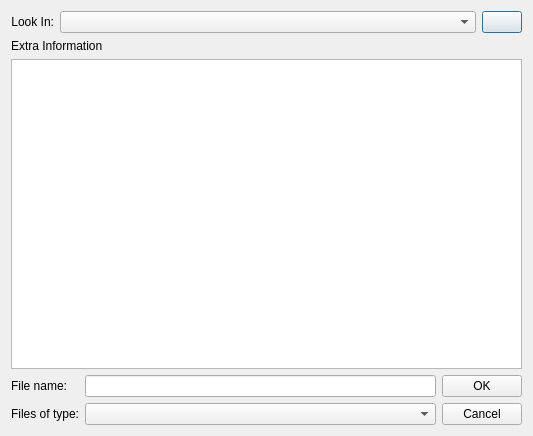
<ui version="4.0" >
 <class>ARemoteFileDialogClass</class>
 <widget class="QDialog" name="ARemoteFileDialogClass" >
  <property name="windowModality" >
   <enum>Qt::ApplicationModal</enum>
  </property>
  <property name="geometry" >
   <rect>
    <x>0</x>
    <y>0</y>
    <width>533</width>
    <height>436</height>
   </rect>
  </property>
  <property name="windowTitle" >
   <string>Dialog</string>
  </property>
  <property name="modal" >
   <bool>true</bool>
  </property>
  <layout class="QVBoxLayout" >
   <item>
    <layout class="QVBoxLayout" >
     <item>
      <layout class="QHBoxLayout" >
       <item>
        <widget class="QLabel" name="upLookLabel" >
         <property name="sizePolicy" >
          <sizepolicy vsizetype="Fixed" hsizetype="Fixed" >
           <horstretch>0</horstretch>
           <verstretch>0</verstretch>
          </sizepolicy>
         </property>
         <property name="text" >
          <string>Look In:</string>
         </property>
         <property name="alignment" >
          <set>Qt::AlignRight|Qt::AlignTrailing|Qt::AlignVCenter</set>
         </property>
        </widget>
       </item>
       <item>
        <widget class="QComboBox" name="upDirComboBox" />
       </item>
       <item>
        <widget class="QPushButton" name="upUpButton" >
         <property name="sizePolicy" >
          <sizepolicy vsizetype="Fixed" hsizetype="Fixed" >
           <horstretch>0</horstretch>
           <verstretch>0</verstretch>
          </sizepolicy>
         </property>
        </widget>
       </item>
      </layout>
     </item>
     <item>
      <widget class="QLabel" name="upInfoLabel" >
       <property name="text" >
        <string>Extra Information</string>
       </property>
      </widget>
     </item>
     <item>
      <widget class="QTableView" name="upTableView" >
       <property name="selectionMode" >
        <enum>QAbstractItemView::SingleSelection</enum>
       </property>
       <property name="showGrid" >
        <bool>false</bool>
       </property>
       <property name="gridStyle" >
        <enum>Qt::NoPen</enum>
       </property>
       <property name="wordWrap" >
        <bool>false</bool>
       </property>
      </widget>
     </item>
     <item>
      <layout class="QGridLayout" >
       <item row="0" column="0" >
        <widget class="QLabel" name="upNameLabel" >
         <property name="sizePolicy" >
          <sizepolicy vsizetype="Fixed" hsizetype="Fixed" >
           <horstretch>0</horstretch>
           <verstretch>0</verstretch>
          </sizepolicy>
         </property>
         <property name="text" >
          <string>File name:</string>
         </property>
         <property name="alignment" >
          <set>Qt::AlignRight|Qt::AlignTrailing|Qt::AlignVCenter</set>
         </property>
        </widget>
       </item>
       <item row="0" column="1" >
        <widget class="QLineEdit" name="upFileNameLineEdit" >
         <property name="sizePolicy" >
          <sizepolicy vsizetype="Fixed" hsizetype="Minimum" >
           <horstretch>0</horstretch>
           <verstretch>0</verstretch>
          </sizepolicy>
         </property>
        </widget>
       </item>
       <item row="0" column="2" >
        <widget class="QPushButton" name="upOkButton" >
         <property name="sizePolicy" >
          <sizepolicy vsizetype="Fixed" hsizetype="Fixed" >
           <horstretch>0</horstretch>
           <verstretch>0</verstretch>
          </sizepolicy>
         </property>
         <property name="text" >
          <string>OK</string>
         </property>
        </widget>
       </item>
       <item row="1" column="0" >
        <widget class="QLabel" name="upTypeLabel" >
         <property name="sizePolicy" >
          <sizepolicy vsizetype="Fixed" hsizetype="Fixed" >
           <horstretch>0</horstretch>
           <verstretch>0</verstretch>
          </sizepolicy>
         </property>
         <property name="text" >
          <string>Files of type:</string>
         </property>
         <property name="alignment" >
          <set>Qt::AlignRight|Qt::AlignTrailing|Qt::AlignVCenter</set>
         </property>
        </widget>
       </item>
       <item row="1" column="1" >
        <widget class="QComboBox" name="upTypeComboBox" />
       </item>
       <item row="1" column="2" >
        <widget class="QPushButton" name="upCancelButton" >
         <property name="sizePolicy" >
          <sizepolicy vsizetype="Fixed" hsizetype="Fixed" >
           <horstretch>0</horstretch>
           <verstretch>0</verstretch>
          </sizepolicy>
         </property>
         <property name="text" >
          <string>Cancel</string>
         </property>
        </widget>
       </item>
      </layout>
     </item>
    </layout>
   </item>
  </layout>
 </widget>
 <resources/>
 <connections/>
</ui>
